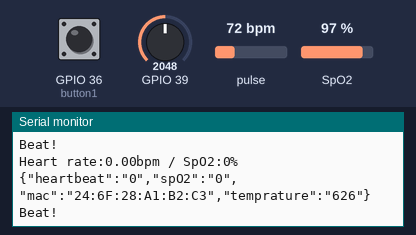
Simulated run of this sketch. Board: ESP32. Parts: the last lines printed to the serial monitor. The inputs (shaded band) are chosen by the test bench; at power-on: pulse 72 bpm, GPIO 39 = 2048, SpO2 97 %, GPIO 36 (button1) HIGH. WiFi joins after 1.5 s; servers stay silent unless stated; no MQTT or app messages arrive unless stated; nothing arrives over Bluetooth unless stated; a phone connects over Bluetooth LE 3 s after start.

Above: at 2.7 s.
2.8 s: pulse set to 42 bpm
At 3.7 s:
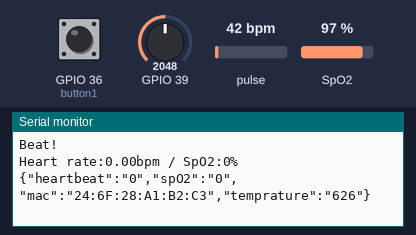
4.3 s: GPIO 39 set to 2866
At 5.6 s:
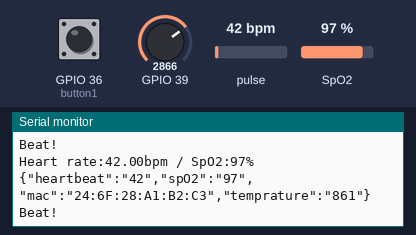
5.8 s: SpO2 set to 80 %
At 7.1 s:
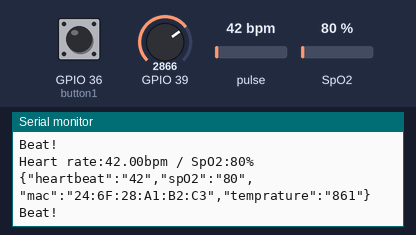
7.3 s: GPIO 39 set to 3603
At 8.6 s:
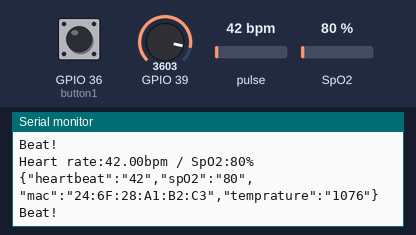
8.8 s: pulse set to 70 bpm
At 10.5 s:
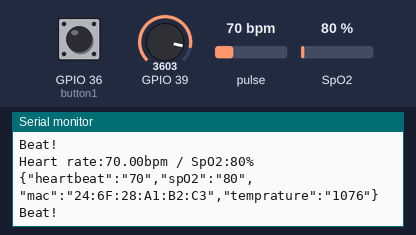
Timing chart, 0 to 11.3 s (numbered marks = the images above; inputs shaded):
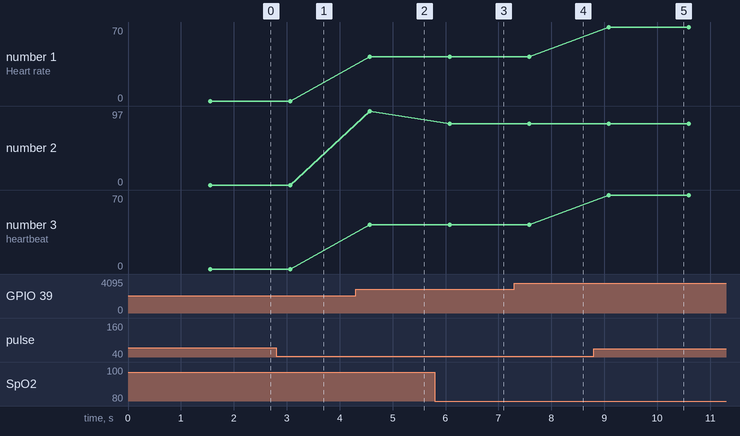

Measured:
- after the input at 4.3 s, the serial monitor: prints a new line after 0.27 s (image 2)
- after the input at 5.8 s, the serial monitor: prints a new line after 0.28 s (image 3)
- after the input at 7.3 s, the serial monitor: prints a new line after 0.28 s (image 4)
- after the input at 8.8 s, the serial monitor: prints a new line after 0.29 s (image 5)
- plotted number 1: 42 → 70 after the input at 8.8 s
- plotted number 2: 97 → 80 after the input at 5.8 s
- plotted number 3: 42 → 70 after the input at 8.8 s

The sketch:

PortableHealthWearWorkingWithultipleCharBleJSON.ino
```cpp
#include <Wire.h>
#include "MAX30100_PulseOximeter.h"
#include <WiFi.h>
#include <PubSubClient.h>
#define REPORTING_PERIOD_MS     1500
#include <ArduinoJson.h>
#include <BLEDevice.h>
#include <BLEServer.h>
#include <BLEUtils.h>
#include <BLE2902.h>
#include "OneButton.h"
OneButton button1(36, true);
String mac;
bool deviceConnected = false;
bool deviceDisconnected = true;
bool oldDeviceConnected;
PulseOximeter pox;
 char heartstring[4];
 char spostring[4];
 char tempstring[4];
 int val=0;
uint32_t tsLastReport = 0;
const char* ssid = "DK2_JIO";//"Distrack_v4.31"DK2_JIO
const char* password =  "ituly1234";//"krynet_80877"ituly1234
const char* mqttServer = "m16.cloudmqtt.com";
const int mqttPort = 19418;
const char* mqttUser = "ddbfoeoe";
const char* mqttPassword = "BQRtXmNjwIeK";
WiFiClient espClient;
PubSubClient client(espClient);

// Callback (registered below) fired when a pulse is detected
void onBeatDetected()
{
    Serial.println("Beat!");
}
#define heartRateService BLEUUID((uint16_t)0x180D)
BLECharacteristic heartRateMeasurementCharacteristics(BLEUUID((uint16_t)0x2A8D), BLECharacteristic::PROPERTY_NOTIFY);
BLECharacteristic sposCharacteristic(BLEUUID((uint16_t)0x2A62), BLECharacteristic::PROPERTY_READ);
BLECharacteristic tempCharacteristic(BLEUUID((uint16_t)0x2A20), BLECharacteristic::PROPERTY_READ);
BLEDescriptor heartRateDescriptor(BLEUUID((uint16_t)0x2901));
BLEDescriptor sposDescriptor(BLEUUID((uint16_t)0x2901));
BLEDescriptor tempDescriptor(BLEUUID((uint16_t)0x2901));


class MyServerCallbacks: public BLEServerCallbacks {
    void onConnect(BLEServer* pServer) {
      deviceConnected = true;
    };

    void onDisconnect(BLEServer* pServer) {
      deviceConnected = false;
    }
};
void InitBLE() {
  BLEDevice::init("PortableHealthDevice");
  // Create the BLE Server
  BLEServer *pServer = BLEDevice::createServer();
  pServer->setCallbacks(new MyServerCallbacks());

  // Create the BLE Service
  BLEService *pHeart = pServer->createService(heartRateService);

  pHeart->addCharacteristic(&heartRateMeasurementCharacteristics);
  heartRateDescriptor.setValue("HeartRate");
  heartRateMeasurementCharacteristics.addDescriptor(&heartRateDescriptor);
  heartRateMeasurementCharacteristics.addDescriptor(new BLE2902());

  pHeart->addCharacteristic(&sposCharacteristic);
  sposDescriptor.setValue("SPO2");
  sposCharacteristic.addDescriptor(&sposDescriptor);
  //sposCharacteristic.addDescriptor(new BLE2902());

    pHeart->addCharacteristic(&tempCharacteristic);
  tempDescriptor.setValue("Temperature");
  tempCharacteristic.addDescriptor(&tempDescriptor);
 // tempCharacteristic.addDescriptor(new BLE2902());

  pServer->getAdvertising()->addServiceUUID(heartRateService);

  pHeart->start();
  // Start advertising
  pServer->getAdvertising()->start();
}
void alertButton() {
  char switchstring[4]="A";
  client.publish("health/switch", switchstring);
}

  //tsLastReport = millis();


void setup() {
  pinMode(39,INPUT);
  button1.attachDuringLongPress(alertButton);
  Serial.begin(115200);

  // Create the BLE Device
  InitBLE();
  Serial.println("Waiting a client connection to notify...");
   WiFi.enableSTA(true);
  WiFi.begin(ssid, password);

  while (WiFi.status() != WL_CONNECTED) {
    delay(500);
    Serial.println("Connecting to WiFi..");
  }
   mac=WiFi.macAddress();
  Serial.println("Connected to the WiFi network");

  client.setServer(mqttServer, mqttPort);

  while (!client.connected()) {
    Serial.println("Connecting to MQTT...");

    if (client.connect("ESP32Client", mqttUser, mqttPassword )) {

      Serial.println("connected");

    } else {

      Serial.print("failed with state ");
      Serial.print(client.state());
      delay(2000);
    }

  }
  Serial.print("Initializing pulse oximeter..");

    // Initialize the PulseOximeter instance
    // Failures are generally due to an improper I2C wiring, missing power supply
    // or wrong target chip
    if (!pox.begin()) {
        Serial.println("FAILED");
        for(;;);
    } else {
        Serial.println("SUCCESS");
    }

    // The default current for the IR LED is 50mA and it could be changed
    //   by uncommenting the following line. Check MAX30100_Registers.h for all the
    //   available options.
    // pox.setIRLedCurrent(MAX30100_LED_CURR_7_6MA);

    // Register a callback for the beat detection
    pox.setOnBeatDetectedCallback(onBeatDetected);
}

void loop() {
    // notify changed value
    pox.update();
    StaticJsonBuffer<200> jsonBuffer;
    JsonObject& msg = jsonBuffer.createObject();
    val = analogRead(39);
uint32_t mv = ( val/2048.0)*3300;
uint32_t cel = mv*0.1;
uint32_t farh = (cel*9)/5 + 32;
    if (millis() - tsLastReport > REPORTING_PERIOD_MS) {
        Serial.print("Heart rate:");
        Serial.print(pox.getHeartRate());
        Serial.print("bpm / SpO2:");
        Serial.print(pox.getSpO2());
        Serial.println("%");
        itoa(pox.getHeartRate(),heartstring,10);
        msg["heartbeat"]=heartstring;
         uint32_t hb = pox.getHeartRate();
         uint32_t spo = pox.getSpO2();
         itoa(pox.getSpO2(),spostring,10);
          msg["spO2"]=spostring;
         msg["mac"]=mac;
         itoa(farh,tempstring,10);
          msg["temprature"]=tempstring;
         char messageBuffer[100];
  msg.printTo(messageBuffer, sizeof(messageBuffer));
  Serial.println(messageBuffer);

         client.publish("health", messageBuffer);

          button1.tick();

    if (deviceConnected) {

       heartRateMeasurementCharacteristics.setValue((uint8_t*)&hb, 4);
  heartRateMeasurementCharacteristics.notify();

  sposCharacteristic.setValue((uint8_t*)&spo,4);
// sposCharacteristic.notify();

  tempCharacteristic.setValue((uint8_t*)&farh,4);
 //tempCharacteristic.indicate();
//        pCharacteristic2->setValue(spostring);
//        pCharacteristic2->notify();
//


    }
         tsLastReport = millis();}

}
```
